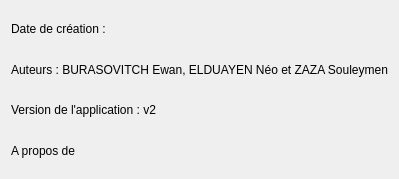
<?xml version="1.0" encoding="UTF-8"?>
<ui version="4.0">
 <class>AProposDe</class>
 <widget class="QDialog" name="AProposDe">
  <property name="geometry">
   <rect>
    <x>0</x>
    <y>0</y>
    <width>372</width>
    <height>179</height>
   </rect>
  </property>
  <property name="windowTitle">
   <string>Dialog</string>
  </property>
  <layout class="QVBoxLayout" name="verticalLayout">
   <item>
    <widget class="QLabel" name="label_2">
     <property name="text">
      <string>Date de création : </string>
     </property>
    </widget>
   </item>
   <item>
    <widget class="QLabel" name="label_3">
     <property name="text">
      <string>Auteurs : BURASOVITCH Ewan, ELDUAYEN Néo et ZAZA Souleymen</string>
     </property>
    </widget>
   </item>
   <item>
    <widget class="QLabel" name="label">
     <property name="text">
      <string>Version de l'application : v2</string>
     </property>
    </widget>
   </item>
   <item>
    <widget class="QLabel" name="label_4">
     <property name="text">
      <string>A propos de</string>
     </property>
    </widget>
   </item>
  </layout>
 </widget>
 <resources/>
 <connections/>
</ui>
